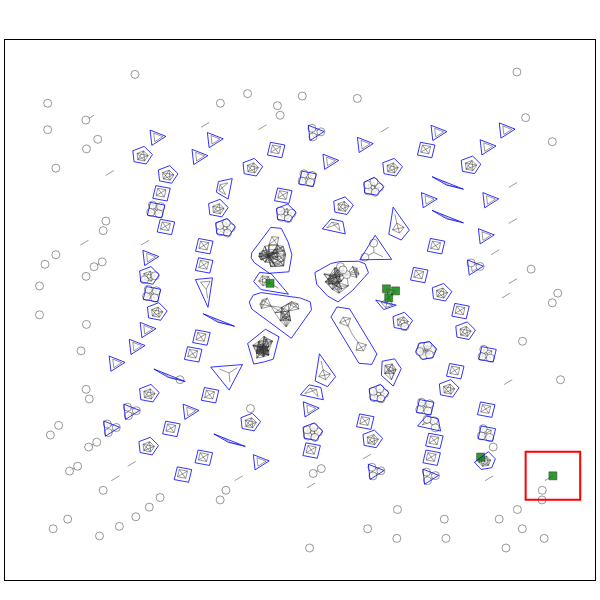

The notebook cell saved with this chart:
### Code cell
square = [x1, y1, x2, y2]
fig5C.add_shape(type="rect",
               x0=square[0], y0=square[1], x1=square[2], y1=square[3],
               line=dict(color="Red", width=2),
)

fig5C.update_layout(
    font=dict(
        #family="Courier New, monospace",
        size=8,  # Set the font size here
        #color="RebeccaPurple"
    )
)

### Figure 1 — Plotly figure (JSON) as saved in the notebook; plotly's stock layout.template omitted (floating-point values rounded to 4 significant figures; data arrays with more than 128 entries replaced by an {"elided": "..."} marker saying what was removed)
{"data": [{"hoverinfo": "none", "line": {"color": "black", "width": 0.5}, "mode": "lines", "name": "bigscape_similarity", "opacity": 0.8, "showlegend": true, "type": "scatter", "x": {"elided": "3650 float values"}, "y": {"elided": "3650 float values"}}, {"hoverinfo": "text", "marker": {"color": "green", "line": {"color": "black", "width": 0.5}, "opacity": 0.8, "showscale": false, "size": 8, "symbol": "square"}, "mode": "markers", "name": "MIBIG (BiG-SCAPE)", "showlegend": true, "text": ["BGC0001455<br>NRP;Polyketide<br>antimycin", "BGC0000958<br>NRP;Polyketide<br>antimycin", "BGC0001216<br>NRP;Polyketide<br>splenocin C", "BGC0000055<br>Polyketide;Saccharide<br>erythromycin A;erythromycin B;erythromycin C;erythromycin D", "BGC0000148<br>Polyketide<br>A83543A", "BGC0000659<br>Terpene<br>2-methylisoborneol"], "textposition": "top left", "type": "scatter", "x": [2768.0, 2818.0, 2751.0, 3441.0, 3971.0, 1897.0], "y": [2100.0, 2157.0, 2174.0, 774.8, 618.4, 2220.0]}, {"hoverinfo": "text", "marker": {"color": "white", "line": {"color": "black", "width": 0.5}, "opacity": 0.8, "showscale": false, "size": 8, "symbol": "circle"}, "mode": "markers", "name": "BGC", "showlegend": true, "text": {"elided": "148 str values"}, "textposition": "top left", "type": "scatter", "x": {"elided": "148 float values"}, "y": {"elided": "148 float values"}}, {"line": {"color": "blue", "width": 1}, "mode": "lines", "name": "u_NRPS_52", "opacity": 0.8, "showlegend": false, "textposition": "bottom center", "type": "scatter", "x": [3252.0, 3230.0, 3335.0, 3358.0, 3252.0], "y": [2053.0, 1947.0, 1925.0, 2030.0, 2053.0]}, {"line": {"color": "blue", "width": 1}, "mode": "lines", "name": "u_NRPS_3", "opacity": 0.8, "showlegend": false, "textposition": "bottom center", "type": "scatter", "x": [1745.0, 1763.0, 2053.0, 2106.0, 2202.0, 2192.0, 2118.0, 1832.0, 1774.0, 1745.0], "y": [2064.0, 2006.0, 1763.0, 1846.0, 2001.0, 2066.0, 2098.0, 2143.0, 2122.0, 2064.0]}, {"line": {"color": "blue", "width": 1}, "mode": "lines", "name": "u_Others_1", "opacity": 0.8, "showlegend": false, "textposition": "bottom center", "type": "scatter", "x": [2036.0, 2058.0, 2030.0, 1980.0, 1903.0, 1763.0, 1759.0, 1783.0, 1892.0, 2036.0], "y": [2316.0, 2458.0, 2562.0, 2677.0, 2685.0, 2474.0, 2432.0, 2391.0, 2304.0, 2316.0]}, {"line": {"color": "blue", "width": 1}, "mode": "lines", "name": "u_RiPPs_48", "opacity": 0.8, "showlegend": false, "textposition": "bottom center", "type": "scatter", "x": [1092.0, 1070.0, 1175.0, 1198.0, 1092.0], "y": [2753.0, 2647.0, 2625.0, 2730.0, 2753.0]}, {"line": {"color": "blue", "width": 1}, "mode": "lines", "name": "u_Terpene_2", "opacity": 0.8, "showlegend": false, "textposition": "bottom center", "type": "scatter", "x": [2226.0, 2240.0, 2319.0, 2396.0, 2500.0, 2590.0, 2619.0, 2594.0, 2546.0, 2411.0, 2345.0, 2226.0], "y": [2309.0, 2212.0, 2114.0, 2066.0, 2158.0, 2265.0, 2308.0, 2382.0, 2403.0, 2401.0, 2385.0, 2309.0]}, {"line": {"color": "blue", "width": 1}, "mode": "lines", "name": "u_RiPPs_7", "opacity": 0.8, "showlegend": false, "textposition": "bottom center", "type": "scatter", "x": [2966.0, 3015.0, 3092.0, 3119.0, 3068.0, 2991.0, 2966.0], "y": [1648.0, 1588.0, 1602.0, 1675.0, 1734.0, 1721.0, 1648.0]}, {"line": {"color": "blue", "width": 1}, "mode": "lines", "name": "u_Saccharides_44", "opacity": 0.8, "showlegend": false, "textposition": "bottom center", "type": "scatter", "x": [3214.0, 3191.0, 3297.0, 3320.0, 3214.0], "y": [1553.0, 1447.0, 1425.0, 1530.0, 1553.0]}, {"line": {"color": "blue", "width": 1}, "mode": "lines", "name": "u_Others_18", "opacity": 0.8, "showlegend": false, "textposition": "bottom center", "type": "scatter", "x": [1544.0, 1591.0, 1530.0, 1447.0, 1456.0, 1544.0], "y": [2773.0, 2851.0, 2919.0, 2883.0, 2792.0, 2773.0]}, {"line": {"color": "blue", "width": 1}, "mode": "lines", "name": "u_Terpene_30", "opacity": 0.8, "showlegend": false, "textposition": "bottom center", "type": "scatter", "x": [3184.0, 3231.0, 3170.0, 3087.0, 3096.0, 3184.0], "y": [2073.0, 2151.0, 2219.0, 2183.0, 2092.0, 2073.0]}, {"line": {"color": "blue", "width": 1}, "mode": "lines", "name": "u_Terpene_6", "opacity": 0.8, "showlegend": false, "textposition": "bottom center", "type": "scatter", "x": [2714.0, 2801.0, 2859.0, 2811.0, 2719.0, 2714.0], "y": [1454.0, 1365.0, 1510.0, 1592.0, 1572.0, 1454.0]}, {"line": {"color": "blue", "width": 1}, "mode": "lines", "name": "u_Others_39", "opacity": 0.8, "showlegend": false, "textposition": "bottom center", "type": "scatter", "x": [1132.0, 1110.0, 1215.0, 1238.0, 1132.0], "y": [1073.0, 967.2, 944.9, 1050.0, 1073.0]}, {"line": {"color": "blue", "width": 1}, "mode": "lines", "name": "u_Terpene_4", "opacity": 0.8, "showlegend": false, "textposition": "bottom center", "type": "scatter", "x": [1733.0, 1778.0, 1859.0, 1921.0, 1963.0, 1864.0, 1733.0], "y": [1719.0, 1548.0, 1567.0, 1589.0, 1775.0, 1838.0, 1719.0]}, {"line": {"color": "blue", "width": 1}, "mode": "lines", "name": "u_Others_5", "opacity": 0.8, "showlegend": false, "textposition": "bottom center", "type": "scatter", "x": [2388.0, 2344.0, 2549.0, 2643.0, 2681.0, 2481.0, 2388.0], "y": [2024.0, 1940.0, 1555.0, 1545.0, 1632.0, 2007.0, 2024.0]}, {"line": {"color": "blue", "width": 1}, "mode": "lines", "name": "u_Terpene_64", "opacity": 0.8, "showlegend": false, "textposition": "bottom center", "type": "scatter", "x": [2554.0, 2531.0, 2637.0, 2660.0, 2554.0], "y": [1133.0, 1027.0, 1005.0, 1110.0, 1133.0]}, {"line": {"color": "blue", "width": 1}, "mode": "lines", "name": "u_Others_35", "opacity": 0.8, "showlegend": false, "textposition": "bottom center", "type": "scatter", "x": [1416.0, 1393.0, 1499.0, 1522.0, 1416.0], "y": [1353.0, 1247.0, 1225.0, 1330.0, 1353.0]}, {"line": {"color": "blue", "width": 1}, "mode": "lines", "name": "u_PKS-NRP_Hybrids_51", "opacity": 0.8, "showlegend": false, "textposition": "bottom center", "type": "scatter", "x": [1292.0, 1270.0, 1375.0, 1398.0, 1292.0], "y": [1693.0, 1587.0, 1565.0, 1670.0, 1693.0]}, {"line": {"color": "blue", "width": 1}, "mode": "lines", "name": "u_Terpene_33", "opacity": 0.8, "showlegend": false, "textposition": "bottom center", "type": "scatter", "x": [2260.0, 2228.0, 2319.0, 2378.0, 2260.0], "y": [1634.0, 1408.0, 1360.0, 1443.0, 1634.0]}, {"line": {"color": "blue", "width": 1}, "mode": "lines", "name": "u_Others_41", "opacity": 0.8, "showlegend": false, "textposition": "bottom center", "type": "scatter", "x": [1374.0, 1351.0, 1457.0, 1480.0, 1374.0], "y": [2593.0, 2487.0, 2465.0, 2570.0, 2593.0]}, {"line": {"color": "blue", "width": 1}, "mode": "lines", "name": "u_Others_36", "opacity": 0.8, "showlegend": false, "textposition": "bottom center", "type": "scatter", "x": [2950.0, 2927.0, 3033.0, 3055.0, 2950.0], "y": [2353.0, 2247.0, 2225.0, 2330.0, 2353.0]}, {"line": {"color": "blue", "width": 1}, "mode": "lines", "name": "u_RiPPs_45", "opacity": 0.8, "showlegend": false, "textposition": "bottom center", "type": "scatter", "x": [2131.0, 2109.0, 2214.0, 2237.0, 2131.0], "y": [3153.0, 3047.0, 3025.0, 3130.0, 3153.0]}, {"line": {"color": "blue", "width": 1}, "mode": "lines", "name": "u_Others_43", "opacity": 0.8, "showlegend": false, "textposition": "bottom center", "type": "scatter", "x": [2555.0, 2789.0, 2668.0, 2555.0], "y": [2416.0, 2419.0, 2620.0, 2416.0]}, {"line": {"color": "blue", "width": 1}, "mode": "lines", "name": "u_PKS-NRP_Hybrids_84", "opacity": 0.8, "showlegend": false, "textposition": "bottom center", "type": "scatter", "x": [3123.0, 3007.0, 3020.0, 3123.0], "y": [2923.0, 2974.0, 2848.0, 2923.0]}, {"line": {"color": "blue", "width": 1}, "mode": "lines", "name": "u_Terpene_68", "opacity": 0.8, "showlegend": false, "textposition": "bottom center", "type": "scatter", "x": [2980.0, 3148.0, 3130.0, 3044.0, 2980.0], "y": [1033.0, 991.3, 1094.0, 1115.0, 1033.0]}, {"line": {"color": "blue", "width": 1}, "mode": "lines", "name": "u_Terpene_67", "opacity": 0.8, "showlegend": false, "textposition": "bottom center", "type": "scatter", "x": [1504.0, 1590.0, 1620.0, 1519.0, 1504.0], "y": [2979.0, 2921.0, 3091.0, 3066.0, 2979.0]}, {"line": {"color": "blue", "width": 1}, "mode": "lines", "name": "u_Terpene_69", "opacity": 0.8, "showlegend": false, "textposition": "bottom center", "type": "scatter", "x": [2120.0, 2288.0, 2270.0, 2184.0, 2120.0], "y": [1293.0, 1251.0, 1354.0, 1375.0, 1293.0]}, {"line": {"color": "blue", "width": 1}, "mode": "lines", "name": "antimycin;splenocin C;antimycin", "opacity": 0.8, "showlegend": false, "textposition": "bottom center", "type": "scatter", "x": [2822.0, 2672.0, 2731.0, 2822.0], "y": [2038.0, 2081.0, 2001.0, 2038.0]}, {"line": {"color": "blue", "width": 1}, "mode": "lines", "name": "u_RiPPs_81", "opacity": 0.8, "showlegend": false, "textposition": "bottom center", "type": "scatter", "x": [2257.0, 2141.0, 2153.0, 2257.0], "y": [1183.0, 1234.0, 1108.0, 1183.0]}, {"line": {"color": "blue", "width": 1}, "mode": "lines", "name": "u_PKSother_62", "opacity": 0.8, "showlegend": false, "textposition": "bottom center", "type": "scatter", "x": [1900.0, 1878.0, 1984.0, 2006.0, 1900.0], "y": [3393.0, 3287.0, 3265.0, 3370.0, 3393.0]}, {"line": {"color": "blue", "width": 1}, "mode": "lines", "name": "erythromycin A;erythromycin B;erythromycin C;erythromycin D", "opacity": 0.8, "showlegend": false, "textposition": "bottom center", "type": "scatter", "x": [3396.0, 3446.0, 3523.0, 3549.0, 3499.0, 3396.0], "y": [731.9, 671.6, 686.1, 759.6, 819.1, 731.9]}, {"line": {"color": "blue", "width": 1}, "mode": "lines", "name": "u_PKSother_28", "opacity": 0.8, "showlegend": false, "textposition": "bottom center", "type": "scatter", "x": [3357.0, 3403.0, 3343.0, 3259.0, 3268.0, 3357.0], "y": [1753.0, 1831.0, 1899.0, 1863.0, 1772.0, 1753.0]}, {"line": {"color": "blue", "width": 1}, "mode": "lines", "name": "u_Others_19", "opacity": 0.8, "showlegend": false, "textposition": "bottom center", "type": "scatter", "x": [3236.0, 3283.0, 3222.0, 3139.0, 3147.0, 3236.0], "y": [1273.0, 1351.0, 1419.0, 1383.0, 1292.0, 1273.0]}, {"line": {"color": "blue", "width": 1}, "mode": "lines", "name": "u_PKSI_58", "opacity": 0.8, "showlegend": false, "textposition": "bottom center", "type": "scatter", "x": [3060.0, 3038.0, 3144.0, 3166.0, 3060.0], "y": [973.0, 867.2, 844.9, 950.4, 973.0]}, {"line": {"color": "blue", "width": 1}, "mode": "lines", "name": "u_Others_20", "opacity": 0.8, "showlegend": false, "textposition": "bottom center", "type": "scatter", "x": [1596.0, 1643.0, 1582.0, 1499.0, 1507.0, 1596.0], "y": [2613.0, 2691.0, 2759.0, 2723.0, 2632.0, 2613.0]}, {"line": {"color": "blue", "width": 1}, "mode": "lines", "name": "u_PKS-NRP_Hybrids_50", "opacity": 0.8, "showlegend": false, "textposition": "bottom center", "type": "scatter", "x": [1060.0, 1037.0, 1143.0, 1166.0, 1060.0], "y": [3033.0, 2927.0, 2905.0, 3010.0, 3033.0]}, {"line": {"color": "blue", "width": 1}, "mode": "lines", "name": "u_NRPS_54", "opacity": 0.8, "showlegend": false, "textposition": "bottom center", "type": "scatter", "x": [3040.0, 3018.0, 3124.0, 3146.0, 3040.0], "y": [833.0, 727.2, 704.9, 810.4, 833.0]}, {"line": {"color": "blue", "width": 1}, "mode": "lines", "name": "u_PKS-NRP_Hybrids_25", "opacity": 0.8, "showlegend": false, "textposition": "bottom center", "type": "scatter", "x": [1176.0, 1223.0, 1162.0, 1079.0, 1087.0, 1176.0], "y": [3053.0, 3131.0, 3199.0, 3163.0, 3072.0, 3053.0]}, {"line": {"color": "blue", "width": 1}, "mode": "lines", "name": "u_Others_13", "opacity": 0.8, "showlegend": false, "textposition": "bottom center", "type": "scatter", "x": [2679.0, 2732.0, 2663.0, 2585.0, 2592.0, 2679.0], "y": [2953.0, 3024.0, 3103.0, 3061.0, 2972.0, 2953.0]}, {"line": {"color": "blue", "width": 1}, "mode": "lines", "name": "u_Others_17", "opacity": 0.8, "showlegend": false, "textposition": "bottom center", "type": "scatter", "x": [1782.0, 1828.0, 1768.0, 1684.0, 1693.0, 1782.0], "y": [992.8, 1071.0, 1139.0, 1103.0, 1012.0, 992.8]}, {"line": {"color": "blue", "width": 1}, "mode": "lines", "name": "u_Terpene_32", "opacity": 0.8, "showlegend": false, "textposition": "bottom center", "type": "scatter", "x": [2800.0, 2768.0, 2859.0, 2919.0, 2800.0], "y": [2854.0, 2628.0, 2580.0, 2663.0, 2854.0]}, {"line": {"color": "blue", "width": 1}, "mode": "lines", "name": "u_NRPS_26", "opacity": 0.8, "showlegend": false, "textposition": "bottom center", "type": "scatter", "x": [2676.0, 2723.0, 2662.0, 2579.0, 2587.0, 2676.0], "y": [852.8, 931.0, 999.0, 962.9, 872.1, 852.8]}, {"line": {"color": "blue", "width": 1}, "mode": "lines", "name": "u_Terpene_31", "opacity": 0.8, "showlegend": false, "textposition": "bottom center", "type": "scatter", "x": [1797.0, 1843.0, 1783.0, 1699.0, 1708.0, 1797.0], "y": [3113.0, 3191.0, 3259.0, 3223.0, 3132.0, 3113.0]}, {"line": {"color": "blue", "width": 1}, "mode": "lines", "name": "2-methylisoborneol", "opacity": 0.8, "showlegend": false, "textposition": "bottom center", "type": "scatter", "x": [1821.0, 1777.0, 1830.0, 2032.0, 1906.0, 1821.0], "y": [2311.0, 2235.0, 2168.0, 2130.0, 2300.0, 2311.0]}, {"line": {"color": "blue", "width": 1}, "mode": "lines", "name": "u_Terpene_34", "opacity": 0.8, "showlegend": false, "textposition": "bottom center", "type": "scatter", "x": [3397.0, 3443.0, 3383.0, 3299.0, 3308.0, 3397.0], "y": [3133.0, 3211.0, 3279.0, 3243.0, 3152.0, 3133.0]}, {"line": {"color": "blue", "width": 1}, "mode": "lines", "name": "u_RiPPs_23", "opacity": 0.8, "showlegend": false, "textposition": "bottom center", "type": "scatter", "x": [2896.0, 2943.0, 2882.0, 2799.0, 2807.0, 2896.0], "y": [1833.0, 1911.0, 1979.0, 1943.0, 1852.0, 1833.0]}, {"line": {"color": "blue", "width": 1}, "mode": "lines", "name": "u_PKSI_27", "opacity": 0.8, "showlegend": false, "textposition": "bottom center", "type": "scatter", "x": [1096.0, 1143.0, 1082.0, 998.5, 1007.0, 1096.0], "y": [1913.0, 1991.0, 2059.0, 2023.0, 1932.0, 1913.0]}, {"line": {"color": "blue", "width": 1}, "mode": "lines", "name": "u_RiPPs_22", "opacity": 0.8, "showlegend": false, "textposition": "bottom center", "type": "scatter", "x": [988.8, 1035.0, 974.7, 891.3, 900.0, 988.8], "y": [3213.0, 3291.0, 3359.0, 3323.0, 3232.0, 3213.0]}, {"line": {"color": "blue", "width": 1}, "mode": "lines", "name": "u_Others_42", "opacity": 0.8, "showlegend": false, "textposition": "bottom center", "type": "scatter", "x": [1373.0, 1350.0, 1456.0, 1479.0, 1373.0], "y": [2433.0, 2327.0, 2305.0, 2410.0, 2433.0]}, {"line": {"color": "blue", "width": 1}, "mode": "lines", "name": "u_RiPPs_49", "opacity": 0.8, "showlegend": false, "textposition": "bottom center", "type": "scatter", "x": [2993.0, 2971.0, 3076.0, 3099.0, 2993.0], "y": [1253.0, 1147.0, 1125.0, 1230.0, 1253.0]}, {"line": {"color": "blue", "width": 1}, "mode": "lines", "name": "u_RiPPs_24", "opacity": 0.8, "showlegend": false, "textposition": "bottom center", "type": "scatter", "x": [2237.0, 2283.0, 2223.0, 2139.0, 2148.0, 2237.0], "y": [912.8, 991.0, 1059.0, 1023.0, 932.1, 912.8]}, {"line": {"color": "blue", "width": 1}, "mode": "lines", "name": "u_PKSother_61", "opacity": 0.8, "showlegend": false, "textposition": "bottom center", "type": "scatter", "x": [1953.0, 1930.0, 2036.0, 2059.0, 1953.0], "y": [3013.0, 2907.0, 2885.0, 2990.0, 3013.0]}, {"line": {"color": "blue", "width": 1}, "mode": "lines", "name": "u_PKSother_59", "opacity": 0.8, "showlegend": false, "textposition": "bottom center", "type": "scatter", "x": [3440.0, 3418.0, 3524.0, 3546.0, 3440.0], "y": [1233.0, 1127.0, 1105.0, 1210.0, 1233.0]}, {"line": {"color": "blue", "width": 1}, "mode": "lines", "name": "u_RiPPs_21", "opacity": 0.8, "showlegend": false, "textposition": "bottom center", "type": "scatter", "x": [2462.0, 2508.0, 2448.0, 2364.0, 2373.0, 2462.0], "y": [2793.0, 2871.0, 2939.0, 2903.0, 2812.0, 2793.0]}, {"line": {"color": "blue", "width": 1}, "mode": "lines", "name": "u_Terpene_29", "opacity": 0.8, "showlegend": false, "textposition": "bottom center", "type": "scatter", "x": [2822.0, 2868.0, 2808.0, 2724.0, 2733.0, 2822.0], "y": [3113.0, 3191.0, 3259.0, 3223.0, 3132.0, 3113.0]}, {"line": {"color": "blue", "width": 1}, "mode": "lines", "name": "u_Others_38", "opacity": 0.8, "showlegend": false, "textposition": "bottom center", "type": "scatter", "x": [2160.0, 2138.0, 2244.0, 2266.0, 2160.0], "y": [893.0, 787.2, 764.9, 870.4, 893.0]}, {"line": {"color": "blue", "width": 1}, "mode": "lines", "name": "u_RiPPs_46", "opacity": 0.8, "showlegend": false, "textposition": "bottom center", "type": "scatter", "x": [1353.0, 1330.0, 1436.0, 1459.0, 1353.0], "y": [1833.0, 1727.0, 1705.0, 1810.0, 1833.0]}, {"line": {"color": "blue", "width": 1}, "mode": "lines", "name": "u_PKSother_60", "opacity": 0.8, "showlegend": false, "textposition": "bottom center", "type": "scatter", "x": [3000.0, 2978.0, 3084.0, 3106.0, 3000.0], "y": [3393.0, 3287.0, 3265.0, 3370.0, 3393.0]}, {"line": {"color": "blue", "width": 1}, "mode": "lines", "name": "u_PKSI_57", "opacity": 0.8, "showlegend": false, "textposition": "bottom center", "type": "scatter", "x": [3073.0, 3051.0, 3156.0, 3179.0, 3073.0], "y": [2593.0, 2487.0, 2465.0, 2570.0, 2593.0]}, {"line": {"color": "blue", "width": 1}, "mode": "lines", "name": "u_Others_14", "opacity": 0.8, "showlegend": false, "textposition": "bottom center", "type": "scatter", "x": [2042.0, 2088.0, 2028.0, 1944.0, 1953.0, 2042.0], "y": [2733.0, 2811.0, 2879.0, 2843.0, 2752.0, 2733.0]}, {"line": {"color": "blue", "width": 1}, "mode": "lines", "name": "u_Others_12", "opacity": 0.8, "showlegend": false, "textposition": "bottom center", "type": "scatter", "x": [2722.0, 2768.0, 2708.0, 2624.0, 2633.0, 2722.0], "y": [1233.0, 1311.0, 1379.0, 1343.0, 1252.0, 1233.0]}, {"line": {"color": "blue", "width": 1}, "mode": "lines", "name": "u_Terpene_66", "opacity": 0.8, "showlegend": false, "textposition": "bottom center", "type": "scatter", "x": [1020.0, 998.1, 1104.0, 1126.0, 1020.0], "y": [2893.0, 2787.0, 2765.0, 2870.0, 2893.0]}, {"line": {"color": "blue", "width": 1}, "mode": "lines", "name": "u_NRPS_55", "opacity": 0.8, "showlegend": false, "textposition": "bottom center", "type": "scatter", "x": [1475.0, 1350.0, 1442.0, 1475.0], "y": [2266.0, 2251.0, 2020.0, 2266.0]}, {"line": {"color": "blue", "width": 1}, "mode": "lines", "name": "u_Others_71", "opacity": 0.8, "showlegend": false, "textposition": "bottom center", "type": "scatter", "x": [3315.0, 3085.0, 3192.0, 3315.0], "y": [2723.0, 2827.0, 2757.0, 2723.0]}, {"line": {"color": "blue", "width": 1}, "mode": "lines", "name": "u_Others_80", "opacity": 0.8, "showlegend": false, "textposition": "bottom center", "type": "scatter", "x": [1275.0, 1045.0, 1152.0, 1275.0], "y": [1403.0, 1507.0, 1437.0, 1403.0]}, {"line": {"color": "blue", "width": 1}, "mode": "lines", "name": "u_Terpene_96", "opacity": 0.8, "showlegend": false, "textposition": "bottom center", "type": "scatter", "x": [1891.0, 1775.0, 1787.0, 1891.0], "y": [742.7, 794.5, 668.1, 742.7]}, {"line": {"color": "blue", "width": 1}, "mode": "lines", "name": "u_NRPS_86", "opacity": 0.8, "showlegend": false, "textposition": "bottom center", "type": "scatter", "x": [1637.0, 1407.0, 1514.0, 1637.0], "y": [1863.0, 1967.0, 1897.0, 1863.0]}, {"line": {"color": "blue", "width": 1}, "mode": "lines", "name": "u_Others_72", "opacity": 0.8, "showlegend": false, "textposition": "bottom center", "type": "scatter", "x": [3315.0, 3085.0, 3192.0, 3315.0], "y": [3003.0, 3107.0, 3037.0, 3003.0]}, {"line": {"color": "blue", "width": 1}, "mode": "lines", "name": "u_Terpene_65", "opacity": 0.8, "showlegend": false, "textposition": "bottom center", "type": "scatter", "x": [2281.0, 2449.0, 2431.0, 2345.0, 2281.0], "y": [2673.0, 2631.0, 2734.0, 2755.0, 2673.0]}, {"line": {"color": "blue", "width": 1}, "mode": "lines", "name": "u_PKSI_90", "opacity": 0.8, "showlegend": false, "textposition": "bottom center", "type": "scatter", "x": [1376.0, 1260.0, 1273.0, 1376.0], "y": [1163.0, 1214.0, 1088.0, 1163.0]}, {"line": {"color": "blue", "width": 1}, "mode": "lines", "name": "u_RiPPs_47", "opacity": 0.8, "showlegend": false, "textposition": "bottom center", "type": "scatter", "x": [1695.0, 1462.0, 1597.0, 1695.0], "y": [1544.0, 1523.0, 1332.0, 1544.0]}, {"line": {"color": "blue", "width": 1}, "mode": "lines", "name": "u_Others_37", "opacity": 0.8, "showlegend": false, "textposition": "bottom center", "type": "scatter", "x": [990.2, 967.7, 1073.0, 1096.0, 990.2], "y": [2193.0, 2087.0, 2065.0, 2170.0, 2193.0]}, {"line": {"color": "blue", "width": 1}, "mode": "lines", "name": "u_Others_16", "opacity": 0.8, "showlegend": false, "textposition": "bottom center", "type": "scatter", "x": [1033.0, 1080.0, 1019.0, 936.0, 944.7, 1033.0], "y": [792.8, 871.0, 939.0, 902.9, 812.1, 792.8]}, {"line": {"color": "blue", "width": 1}, "mode": "lines", "name": "u_Others_11", "opacity": 0.8, "showlegend": false, "textposition": "bottom center", "type": "scatter", "x": [1038.0, 1085.0, 1024.0, 941.0, 949.7, 1038.0], "y": [2213.0, 2291.0, 2359.0, 2323.0, 2232.0, 2213.0]}, {"line": {"color": "blue", "width": 1}, "mode": "lines", "name": "u_NRPS_53", "opacity": 0.8, "showlegend": false, "textposition": "bottom center", "type": "scatter", "x": [1217.0, 1195.0, 1300.0, 1323.0, 1217.0], "y": [693.0, 587.2, 564.9, 670.4, 693.0]}, {"line": {"color": "blue", "width": 1}, "mode": "lines", "name": "u_Others_40", "opacity": 0.8, "showlegend": false, "textposition": "bottom center", "type": "scatter", "x": [3445.0, 3423.0, 3528.0, 3551.0, 3445.0], "y": [1033.0, 927.2, 904.9, 1010.0, 1033.0]}, {"line": {"color": "blue", "width": 1}, "mode": "lines", "name": "u_NRPS_56", "opacity": 0.8, "showlegend": false, "textposition": "bottom center", "type": "scatter", "x": [1370.0, 1348.0, 1453.0, 1476.0, 1370.0], "y": [833.0, 727.2, 704.9, 810.4, 833.0]}, {"line": {"color": "blue", "width": 1}, "mode": "lines", "name": "u_Others_15", "opacity": 0.8, "showlegend": false, "textposition": "bottom center", "type": "scatter", "x": [1038.0, 1085.0, 1024.0, 941.0, 949.7, 1038.0], "y": [1233.0, 1311.0, 1379.0, 1343.0, 1252.0, 1233.0]}, {"line": {"color": "blue", "width": 1}, "mode": "lines", "name": "u_PKSother_63", "opacity": 0.8, "showlegend": false, "textposition": "bottom center", "type": "scatter", "x": [3450.0, 3428.0, 3533.0, 3556.0, 3450.0], "y": [1693.0, 1587.0, 1565.0, 1670.0, 1693.0]}, {"line": {"color": "blue", "width": 1}, "mode": "lines", "name": "u_PKSother_93", "opacity": 0.8, "showlegend": false, "textposition": "bottom center", "type": "scatter", "x": [941.3, 825.1, 837.8, 941.3], "y": [1163.0, 1214.0, 1088.0, 1163.0]}, {"line": {"color": "blue", "width": 1}, "mode": "lines", "name": "u_Others_73", "opacity": 0.8, "showlegend": false, "textposition": "bottom center", "type": "scatter", "x": [1061.0, 945.1, 957.8, 1061.0], "y": [1843.0, 1894.0, 1768.0, 1843.0]}, {"line": {"color": "blue", "width": 1}, "mode": "lines", "name": "u_Terpene_95", "opacity": 0.8, "showlegend": false, "textposition": "bottom center", "type": "scatter", "x": [2294.0, 2178.0, 2191.0, 2294.0], "y": [3483.0, 3534.0, 3408.0, 3483.0]}, {"line": {"color": "blue", "width": 1}, "mode": "lines", "name": "u_NRPS_89", "opacity": 0.8, "showlegend": false, "textposition": "bottom center", "type": "scatter", "x": [981.3, 865.1, 877.8, 981.3], "y": [1703.0, 1754.0, 1628.0, 1703.0]}, {"line": {"color": "blue", "width": 1}, "mode": "lines", "name": "u_NRPS_87", "opacity": 0.8, "showlegend": false, "textposition": "bottom center", "type": "scatter", "x": [834.1, 717.9, 730.6, 834.1], "y": [1563.0, 1614.0, 1488.0, 1563.0]}, {"line": {"color": "blue", "width": 1}, "mode": "lines", "name": "u_Others_78", "opacity": 0.8, "showlegend": false, "textposition": "bottom center", "type": "scatter", "x": [2654.0, 2538.0, 2551.0, 2654.0], "y": [3383.0, 3434.0, 3308.0, 3383.0]}, {"line": {"color": "blue", "width": 1}, "mode": "lines", "name": "u_PKS-NRP_Hybrids_85", "opacity": 0.8, "showlegend": false, "textposition": "bottom center", "type": "scatter", "x": [1134.0, 1018.0, 1031.0, 1134.0], "y": [3443.0, 3494.0, 3368.0, 3443.0]}, {"line": {"color": "blue", "width": 1}, "mode": "lines", "name": "u_NRPS_88", "opacity": 0.8, "showlegend": false, "textposition": "bottom center", "type": "scatter", "x": [3134.0, 3018.0, 3031.0, 3134.0], "y": [622.7, 674.5, 548.1, 622.7]}, {"line": {"color": "blue", "width": 1}, "mode": "lines", "name": "u_Others_70", "opacity": 0.8, "showlegend": false, "textposition": "bottom center", "type": "scatter", "x": [1081.0, 965.1, 977.8, 1081.0], "y": [2443.0, 2494.0, 2368.0, 2443.0]}, {"line": {"color": "blue", "width": 1}, "mode": "lines", "name": "u_Terpene_97", "opacity": 0.8, "showlegend": false, "textposition": "bottom center", "type": "scatter", "x": [794.1, 677.9, 690.6, 794.1], "y": [1023.0, 1074.0, 948.1, 1023.0]}, {"line": {"color": "blue", "width": 1}, "mode": "lines", "name": "u_Others_77", "opacity": 0.8, "showlegend": false, "textposition": "bottom center", "type": "scatter", "x": [3461.0, 3345.0, 3358.0, 3461.0], "y": [2363.0, 2414.0, 2288.0, 2363.0]}, {"line": {"color": "blue", "width": 1}, "mode": "lines", "name": "u_Others_79", "opacity": 0.8, "showlegend": false, "textposition": "bottom center", "type": "scatter", "x": [1441.0, 1325.0, 1338.0, 1441.0], "y": [3283.0, 3334.0, 3208.0, 3283.0]}, {"line": {"color": "blue", "width": 1}, "mode": "lines", "name": "u_Others_76", "opacity": 0.8, "showlegend": false, "textposition": "bottom center", "type": "scatter", "x": [2401.0, 2285.0, 2298.0, 2401.0], "y": [3243.0, 3294.0, 3168.0, 3243.0]}, {"line": {"color": "blue", "width": 1}, "mode": "lines", "name": "u_PKSother_91", "opacity": 0.8, "showlegend": false, "textposition": "bottom center", "type": "scatter", "x": [3541.0, 3425.0, 3438.0, 3541.0], "y": [2623.0, 2674.0, 2548.0, 2623.0]}, {"line": {"color": "blue", "width": 1}, "mode": "lines", "name": "u_RiPPs_82", "opacity": 0.8, "showlegend": false, "textposition": "bottom center", "type": "scatter", "x": [2734.0, 2618.0, 2631.0, 2734.0], "y": [662.7, 714.5, 588.1, 662.7]}, {"line": {"color": "blue", "width": 1}, "mode": "lines", "name": "u_Others_74", "opacity": 0.8, "showlegend": false, "textposition": "bottom center", "type": "scatter", "x": [3554.0, 3438.0, 3451.0, 3554.0], "y": [3363.0, 3414.0, 3288.0, 3363.0]}, {"line": {"color": "blue", "width": 1}, "mode": "lines", "name": "u_Terpene_94", "opacity": 0.8, "showlegend": false, "textposition": "bottom center", "type": "scatter", "x": [3194.0, 3078.0, 3091.0, 3194.0], "y": [3483.0, 3534.0, 3408.0, 3483.0]}, {"line": {"color": "blue", "width": 1}, "mode": "lines", "name": "u_PKS-NRP_Hybrids_83", "opacity": 0.8, "showlegend": false, "textposition": "bottom center", "type": "scatter", "x": [1554.0, 1438.0, 1451.0, 1554.0], "y": [3423.0, 3474.0, 3348.0, 3423.0]}, {"line": {"color": "blue", "width": 1}, "mode": "lines", "name": "u_Terpene_98", "opacity": 0.8, "showlegend": false, "textposition": "bottom center", "type": "scatter", "x": [3694.0, 3578.0, 3591.0, 3694.0], "y": [3503.0, 3554.0, 3428.0, 3503.0]}, {"line": {"color": "blue", "width": 1}, "mode": "lines", "name": "u_Others_75", "opacity": 0.8, "showlegend": false, "textposition": "bottom center", "type": "scatter", "x": [3574.0, 3458.0, 3471.0, 3574.0], "y": [2923.0, 2974.0, 2848.0, 2923.0]}, {"line": {"color": "blue", "width": 1}, "mode": "lines", "name": "u_PKSother_92", "opacity": 0.8, "showlegend": false, "textposition": "bottom center", "type": "scatter", "x": [1715.0, 1485.0, 1592.0, 1715.0], "y": [863.0, 967.0, 896.9, 863.0]}], "layout": {"font": {"size": 8}, "height": 600, "hovermode": "closest", "margin": {"b": 20, "l": 5, "r": 5, "t": 40}, "paper_bgcolor": "rgba(0, 0, 0, 0)", "plot_bgcolor": "white", "shapes": [{"line": {"color": "Red", "width": 2}, "type": "rect", "x0": 3771.0, "x1": 4171.0, "y0": 418.4, "y1": 818.4}], "showlegend": false, "width": 600, "xaxis": {"autorange": true, "linecolor": "black", "linewidth": 1, "mirror": true, "range": [-46.07, 4280.0], "showgrid": false, "showticklabels": false, "type": "linear", "zeroline": false}, "yaxis": {"autorange": true, "linecolor": "black", "linewidth": 1, "mirror": true, "range": [-248.2, 4244.0], "showgrid": false, "showticklabels": false, "type": "linear", "zeroline": false}}}
